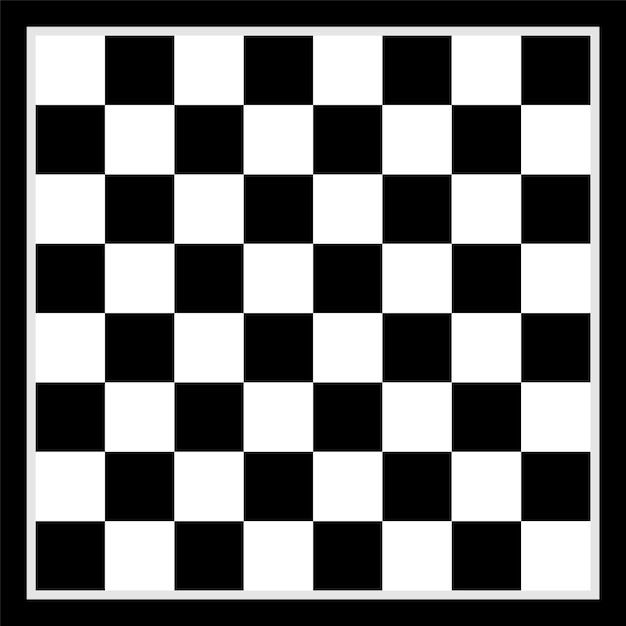
#> input picture LAB5/Resources/chess-board-background-design_36244-122.jpg, 626 x 626 px, found by its file name
$ python q1b.py
#> lines starting #> are read from the running program, lines starting #| are printed output that depends on the picture
import numpy as np
import cv2 as cv
from matplotlib import pyplot as plt

img = cv.imread('C:\\210962062\\LAB5\\Resources\\chess-board-background-design_36244-122.jpg', cv.IMREAD_GRAYSCALE)
#> img is the input picture: shape (626, 626); min 0, max 255, mean 113.6

# Initiate FAST object with default values
fast = cv.FastFeatureDetector_create()

# find and draw the keypoints


kp = fast.detect(img, None)
#> kp = 330 keypoints; strongest (x, y, size): (452, 589, 7), (520, 589, 7), (311, 36, 7), (36, 311, 7)
img2 = cv.drawKeypoints(img, kp, None, color=(255, 0, 0))
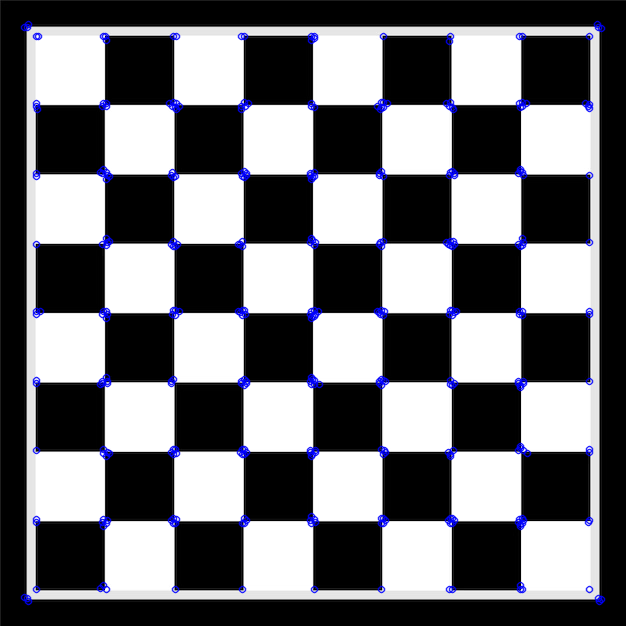
#> img2: shape (626, 626, 3); mean of channels 0, 1, 2 115.5, 111.7, 111.7; drawn as B, G, R

# Print all default params
print("Threshold: {}".format(fast.getThreshold()))
print("non maxSuppression:{}".format(fast.getNonmaxSuppression()))
print("neighborhood: {}".format(fast.getType()))
print("Total Keypoints with non maxSuppression: {}".format(len(kp)))
#| Total Keypoints with non maxSuppression: 330

cv.imshow('fast_true', img2)

fast.setNonmaxSuppression(0)
kp = fast.detect(img, None)
#> kp = 1733 keypoints; strongest (x, y, size): (28, 24, 7), (597, 24, 7), (598, 24, 7), (26, 26, 7)
print("Total Keypoints without non maxSuppression: {}".format(len(kp)))
#| Total Keypoints without non maxSuppression: 1733
img3 = cv.drawKeypoints(img, kp, None, color=(255, 0, 0))
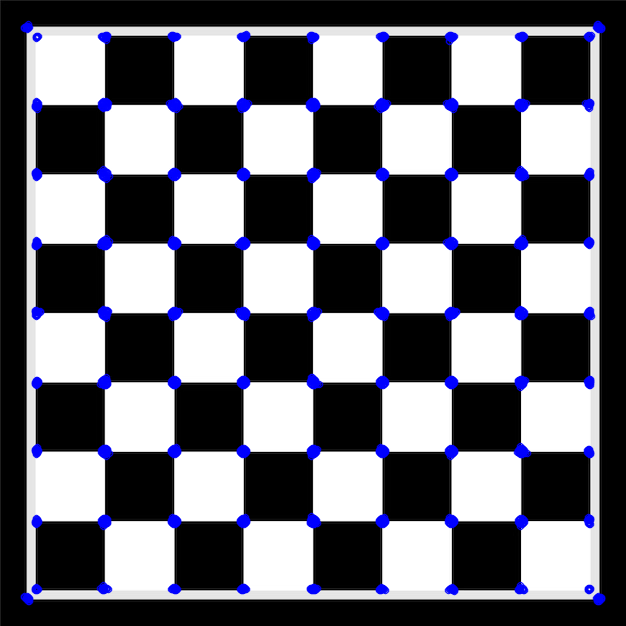
#> img3: shape (626, 626, 3); mean of channels 0, 1, 2 117, 109.6, 109.6; drawn as B, G, R
cv.imshow('fast_false', img3)

cv.waitKey()
